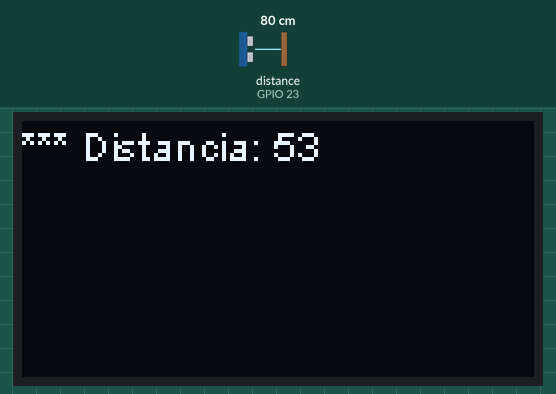
A sketch run on a simulated ESP32. Parts: 128×64 one-colour display. Wiring (inferred from the names in the program): ultrasonic range finder: trigger GPIO 19; echo GPIO 23. The test bench sets the inputs (shaded band); at power-on: distance to the obstacle (sensor on GPIO 23) 80 cm. The echo pulse lasts 58.3 µs per cm; WiFi joins after 1.5 s; servers stay silent unless stated; what the sketch prints to the serial monitor is not drawn.

Above: at 2.8 s.
2.9 s: distance to the obstacle (sensor on GPIO 23) set to 2 cm
At 4.3 s:
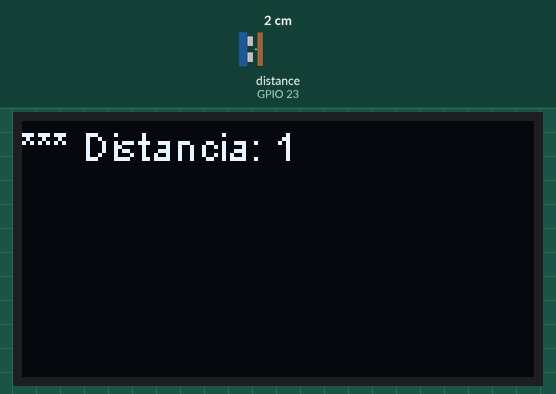
4.6 s: distance to the obstacle (sensor on GPIO 23) set to 4 cm
At 5.9 s:
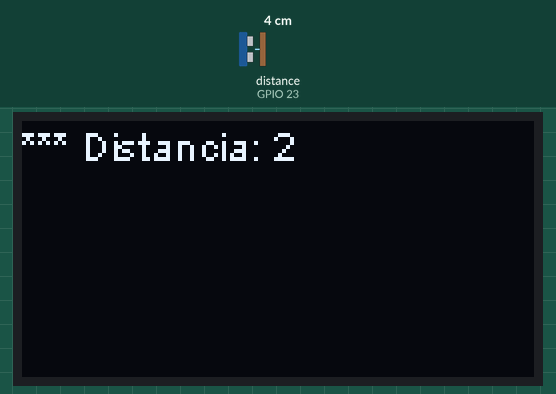
6.2 s: distance to the obstacle (sensor on GPIO 23) set to 9 cm
At 7.7 s:
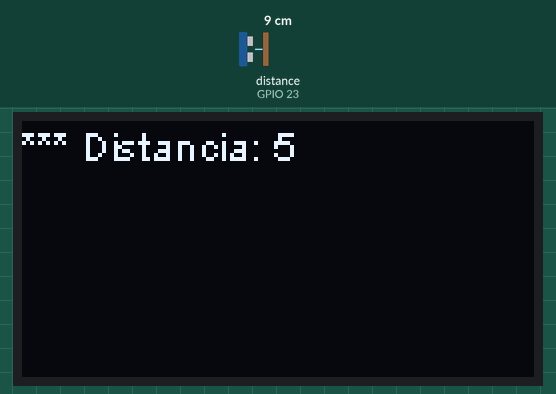
Timing chart, 0 to 9.2 s (numbered marks = the images above; inputs shaded):
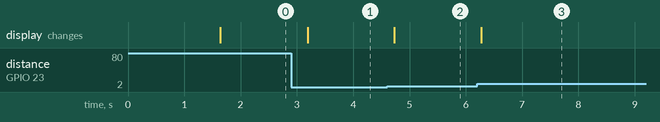

Measured:
- after the input at 2.9 s, the display: changes after 0.29 s (image 1)
- after the input at 4.6 s, the display: changes after 0.13 s (image 2)
- after the input at 6.2 s, the display: changes after 0.08 s (image 3)

The sketch:

demo-arduino.ino
```cpp
#include <WebServer.h>
#include <ElegantOTA.h>

#include "my_constants.h"
#include "my_functions.h"
#include "wifi_util.h"
#include "display_util.h"

WebServer server(80);
Pantalla pantalla;

//callbacks
void onWiFiConnecting(){
  Serial.print(".");
  pantalla.limpiar();
  pantalla.imprimir(0, 0, "Conectando...");
}

void onWiFiConnected(){
  char * data = getNetworkInfo(SSID, ".");
  pantalla.limpiar();
  pantalla.imprimir(0, 0, data);
  Serial.println(data);
  free(data);
}

void setup(){
  //setup serial
  pantalla.iniciar();
  Serial.begin(9600);
  connectWiFi(SSID, PASS, onWiFiConnecting, onWiFiConnected);

  ElegantOTA.begin(&server);
  server.begin();
  server.on("/", []() { server.send(200, "text/plain", "Hola has accedido al ESP32!"); });

  //pins
  pinMode(TRIG, OUTPUT); // Sets the trigPin as an Output
  pinMode(ECHO, INPUT); // Sets the echoPin as an Input
}

void loop(){
  server.handleClient();
  ElegantOTA.loop();

  long echoDur = getPulseDuration();
  int cm = getUltraSonicDistance(echoDur);
  char *data = getUltraSonicString(cm);

  pantalla.limpiar();
  pantalla.imprimir(0,0,data);

  Serial.printf("%s\n",data);
  free(data);
  delay(500);
}

long getPulseDuration(){
  digitalWrite(TRIG, LOW);
  delayMicroseconds(2);

  digitalWrite(TRIG, HIGH);
  delayMicroseconds(10);
  digitalWrite(TRIG, LOW);

  long duration = pulseIn(ECHO, HIGH);
  return duration;
}
```

display_util.cpp
```cpp
#ifdef ESP32

#include "display_util.h"
#include "SH1106Wire.h"

//SDA 0, SCL 4
SH1106Wire display(0x3c, 0, 4);

Pantalla::Pantalla() {}

void Pantalla::iniciar() {
  display.init();
  display.flipScreenVertically();
  display.setFont(ArialMT_Plain_10);
}

void Pantalla::imprimir(int x, int y, char* message) {
  display.setTextAlignment(TEXT_ALIGN_LEFT);
  display.setFont(ArialMT_Plain_10);
  display.drawString(x, y, message);
  display.display();
}

void Pantalla::limpiar() {
  display.clear();
}

#endif
```

display_util.h
```cpp
#ifdef ESP32

#ifndef display_util_h
#define display_util_h

class Pantalla {

  private:

  public:
    Pantalla();
    void iniciar();
    void limpiar();
    void imprimir(int x, int y, char* string);
};

#endif

#endif
```

my_constants.h
```cpp
#ifndef MY_CONSTANTS_H
#define MY_CONSTANTS_H

#define SSID "vivobook"
#define PASS "alandavid"

#define TRIG 19
#define ECHO 23

#endif // !MY_CONSTANTS_H
```

my_functions.cpp
```cpp
#include "my_functions.h"
#include <cstdlib>
#include <cstdio>

//test pasar valores
int getUltraSonicDistance(long duration){
  int distanceCm = (duration * 10 ) / 292 / 3;
  return distanceCm;
}

//test pasar cadenas muy grandes (memory leaks)
char * getNetworkInfo(const char* ssid, const char* mac_address){
  char * message = (char*) malloc(84);
  sprintf(message, "\nSSID: %s\nMAC: %s", ssid, mac_address);
  return message;
}

char* getUltraSonicString(int distance){
  char * message = (char*) malloc(30);
  sprintf(message, "*** Distancia: %d", distance);
  return message;
}
```

my_functions.h
```cpp
#ifndef MY_FUNCTIONS_H
#define MY_FUNCTIONS_H

int getUltraSonicDistance(long duration);
char * getNetworkInfo(const char* ssid, const char* mac_address);
char * getUltraSonicString(int distance);

#endif // !MY_FUNCTIONS_H
```

wifi_util.cpp
```cpp
#ifdef ESP32

#include "wifi_util.h"

void connectWiFi(
  const char* ssid, const char* pass,
  void (*onConnecting)(), void (*onConnected)()
){
  WiFi.begin(ssid, pass);
  while(WiFi.status() != WL_CONNECTED){
    onConnecting(); delay(250);
  }
  onConnected();
}

#endif
```

wifi_util.h
```cpp
#ifdef ESP32

#ifndef WIFI_UTIL_H
#define WIFI_UTIL_H

#include <WiFi.h>

void connectWiFi(
  const char* ssid, const char* pass,
  void (*onConnecting)(), void (*onConnected)()
);

#endif // !WIFI_UTIL_H
#endif
```
